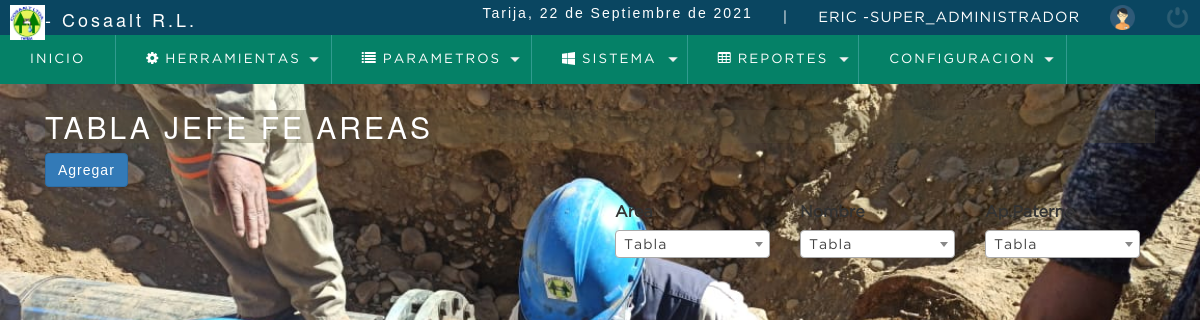
Screenshot of /tablas_sistema/tabla_jefe_areas.php (signed in) with the database file from the repository.
### tables this page shows
CREATE TABLE `sistema_reclamos` (
  `id_sistema_reclamo` int(11) NOT NULL,
  `nombre` varchar(45) NOT NULL,
  `nombre_creador` varchar(45) NOT NULL,
  `logo` varchar(200) NOT NULL,
  `fec_insercion` timestamp NOT NULL DEFAULT current_timestamp() ON UPDATE current_timestamp(),
  `fec_modificacion` timestamp NOT NULL DEFAULT current_timestamp() ON UPDATE current_timestamp(),
  `usuario` int(11) NOT NULL,
  `estado` char(1) NOT NULL
);

CREATE TABLE `grupos` (
  `id_grupo` int(11) NOT NULL,
  `grupo` varchar(100) NOT NULL,
  `icono` varchar(200) NOT NULL,
  `fec_insercion` timestamp NOT NULL DEFAULT current_timestamp() ON UPDATE current_timestamp(),
  `fec_modificacion` timestamp NOT NULL DEFAULT current_timestamp() ON UPDATE current_timestamp(),
  `usuario` int(11) NOT NULL,
  `gr_estado` char(1) NOT NULL
);

### include/funcion.php (called while the page is built, shortened)
<?php
	function fechaC(){
		$mes = array("","Enero",
					  "Febrero",
					  "Marzo",
					  "Abril",
					  "Mayo",
					  "Junio",
					  "Julio",
					  "Agosto",
					  "Septiembre",
					  "Octubre",
					  "Noviembre",
					  "Diciembre");
		return date('d')." de ". $mes[date('n')] . " de " . date('Y');
	}
 ?>

### tablas_sistema/tabla_jefe_areas.php (the view, shortened to what this page needs)
<?php require '../include/scripts.php' ?>
<body>
<?php require '../include/header.php'; ?>
<section id="container">
<h2 id="h2">TABLA JEFE FE AREAS</h2>
            <div class="agregar">
                <a href="../formularios/jefe_areas.php" class="btn btn-primary">Agregar</a>
            </div>
    <div class="col-md-6"></div>
	<div class="col-md-2">
		<label>Area</label>
	</div>
	<div class="col-md-2">
		<label>Nombre</label>
	</div>
	<div class="col-md-2">
		<label>Ap.Paterno</label>
	</div>
</body>
</html>

### include/header.php (shortened to what this page needs)
  <?php
						include '../conexion.php';
						$menulis="SELECT * from sistema_reclamos where estado=1";
						$menulistar=mysqli_query($con,$menulis);
						$data=mysqli_fetch_assoc($menulistar) ;
        ?>
<header>
    <div class="header">
        <h1 id="h1"><img class="imagen" src="../fotos/<?php echo $data['logo'];?>"   width="35" height="35">- <?php echo $data['nombre']; ?> </h1>
        <div class="optionsBar">
            <p>Tarija, <?php echo fechaC(); ?></p>
            <span>|</span>
            <span class="user"><?php echo $_SESSION['s_usuario'].' -'.$_SESSION['s_rol']; ?></span>
            <img class="photouser" src="./../public/images/user.png" alt="Usuario">
            <a href="../index.php"><img class="close" src="./../public/images/salir.png" alt="Salir del sistema" title="Salir"></a>
        </div>
    </div>
    <?php require 'menu2.php'; ?>
</header>

### include/menu2.php (shortened to what this page needs)
<nav >
<ul>
<li><a href="">Inicio</a></li>
<?php
include_once '../conexion.php';
$listargrup="SELECT *FROM grupos WHERE gr_estado=1";
$grupres=mysqli_query($con,$listargrup);
while($grupodata=mysqli_fetch_assoc($grupres))
{
    $id_grupo=$grupodata['id_grupo'];
    $accesqry="SELECT * from accesos where id_grupo='$id_grupo' AND accesos.permisos='a'";
    $accessres=mysqli_query($con,$accesqry);
    $accessrow=mysqli_num_rows($accessres);
    if($accessrow>0){
    ?>
      <li class="principal">
        <a href="#" >
        <span> <i class="<?php echo $grupodata['icono']; ?>"></i></span> <?php echo $grupodata['grupo']; ?>
          </a>
      </li>
<?php }} ?>
<?php
if($_SESSION['s_id_rol'] ==1){
  ?>
      <li class="principal">
        <a >
          Configuracion
        </a>
      </li>
      <?php } ?>
    </ul>
</nav>

### estilos.css (style rules this page uses)
* { margin: 0; padding: 0; box-sizing: border-box; }
body { background: url(imagenes/cosal3.jpg); -webkit-background-size: cover; background-size: cover; background-attachment: fixed; margin-top: 0px; }
h1, h2, h3, h4, h5, h6 { font-family: 'arial'; font-weight: bold; letter-spacing: 3px; color: rgb(255, 255, 255) }
#h1 { font-size: 18px; }
#h2 { color: rgb(255, 255, 255); background-color: rgba(90, 83, 56, 0.322); }
h2 { font-size: 20px; }
p { font-family: 'arial'; letter-spacing: 2px; font-size: 14px; line-height: 20px; }
a { text-decoration: none; font-family: arial; letter-spacing: 1px; }
span { font-family: 'GothamBook'; letter-spacing: 1px; font-size: 14px; line-height: 20px; }
header { position: fixed; width: 100%; }
.header { color: #FFF; background: #0a4661; height: 35px; display: -webkit-flex; display: -moz-flex; display: -ms-flex; display: -o-flex; display: flex; justify-content: space-between; align-items: center; padding: 10px; }
.optionsBar { display: -webkit-flex; display: -moz-flex; display: -ms-flex; display: -o-flex; display: flex; justify-content: center; align-items: center; }
.optionsBar span { color: #FFF; font-size: 11pt; font-family: 'GothamBook'; text-transform: uppercase; margin-left: 30px; }
.photouser { margin-left: 30px; width: 25px; height: 25px; }
.close { width: 25px; height: 25px; }
.optionsBar a { display: -webkit-flex; display: -moz-flex; display: -ms-flex; display: -o-flex; display: flex; margin-left: 30px; }
nav ul { background: #058167; list-style: none; display: -webkit-flex; display: -moz-flex; display: -ms-flex; display: -o-flex; display: flex; justify-content: left; align-items: center; }
nav ul>li a { position: relative; }
nav a { color: #FFF; display: block; font-size: 10pt; font-family: 'GothamBook'; padding: 15px 30px; text-transform: uppercase; letter-spacing: 2px; transition: background .5s; border-right: 1px solid #319B8F; }
nav .principal>a { background: url(../images/arrow_bottom.png) no-repeat; background-position-x: 0%; background-position-y: 0%; background-size: auto auto; background-position: 94% center; background-size: 10px; }
#container { padding: 90px 45px 45px; }
label { display: block; font-size: 12pt; font-family: 'GothamBook'; margin: 15px auto 5px auto; }

### rows the page displays
sistema_reclamos: logo (picture), nombre "Cosaalt R.L."
grupos: grupo "HERRAMIENTAS"
grupos: grupo "PARAMETROS"
grupos: grupo "SISTEMA"
grupos: grupo "REPORTES"

### other values shown
fechaC() "22 de Septiembre de 2021"
$_SESSION['s_usuario'] "ERIC"
$_SESSION['s_rol'] "SUPER_ADMINISTRADOR"
